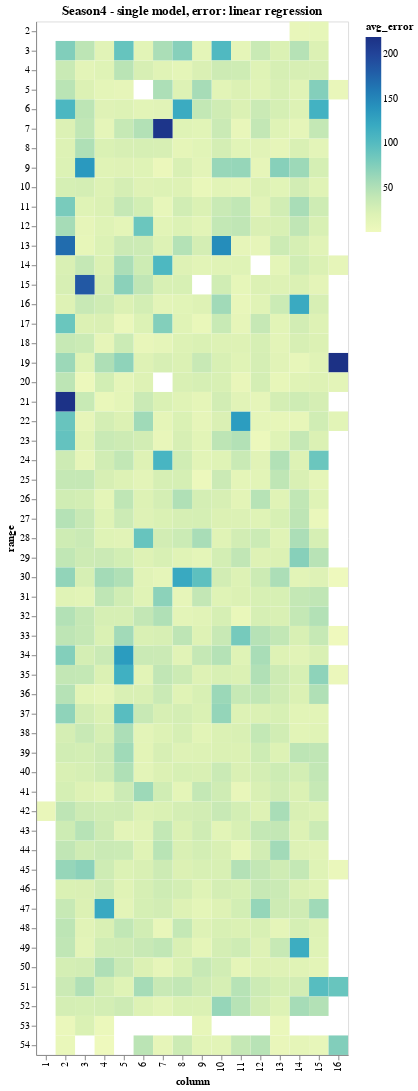

The code cell stored with this chart in its notebook:
### Code cell
import altair as alt
alt.Chart(plotdf,title='Season4 - single model, error: linear regression').mark_rect().encode(
    x='column:O',
    y='range:O',
    color='avg_error',
    tooltip=[
        alt.Tooltip('cultivar', title='Cultivar'),
        alt.Tooltip('avg_error:Q', title='Avg Err %'),
        alt.Tooltip('range:O',title='range'),
        alt.Tooltip('column:O',title='column')
    ]
)

### Figure 1 — Vega-Lite specification as saved in the notebook (floating-point values rounded to 4 significant figures; data arrays with more than 128 entries replaced by an {"elided": "..."} marker saying what was removed)
{"config": {"view": {"continuousWidth": 400, "continuousHeight": 300}}, "data": {"name": "data-a41f1f5b374840f2d086f57093b6bf5c"}, "mark": "rect", "encoding": {"color": {"type": "quantitative", "field": "avg_error"}, "tooltip": [{"type": "nominal", "field": "cultivar", "title": "Cultivar"}, {"type": "quantitative", "field": "avg_error", "title": "Avg Err %"}, {"type": "ordinal", "field": "range", "title": "range"}, {"type": "ordinal", "field": "column", "title": "column"}], "x": {"type": "ordinal", "field": "column"}, "y": {"type": "ordinal", "field": "range"}}, "title": "Season4 - single model, error: linear regression", "$schema": "https://vega.github.io/schema/vega-lite/v4.8.1.json", "datasets": {"data-a41f1f5b374840f2d086f57093b6bf5c": {"elided": "727 records"}}}
